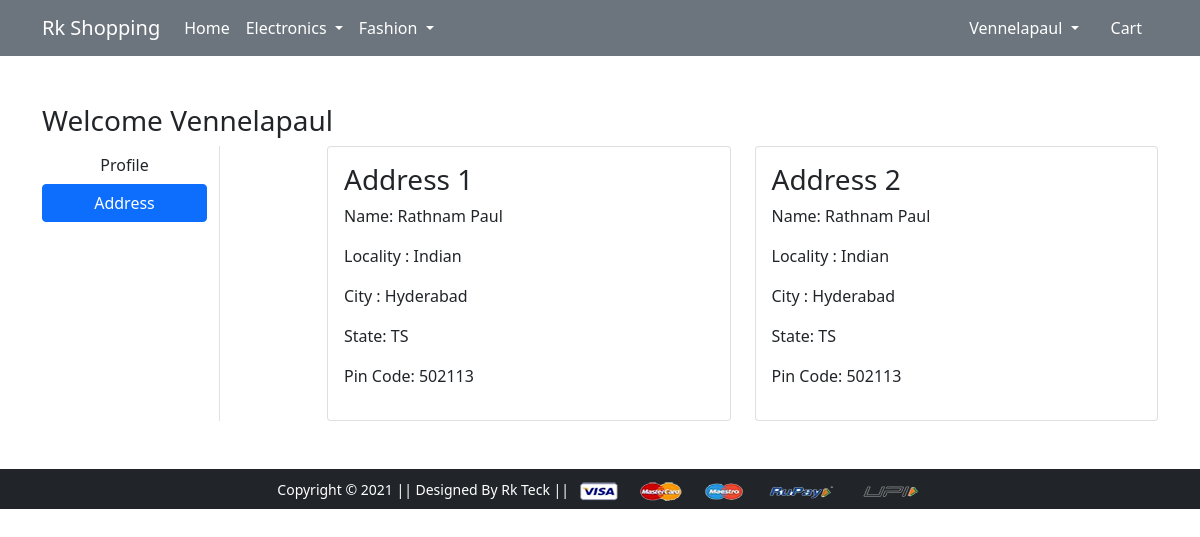
The page /address/ (signed in) on the database its author committed.
### app/models.py (models this page shows, shortened)
class Customer(models.Model):
    user = models.ForeignKey(User, on_delete=models.CASCADE)
    name = models.CharField(max_length=200)
    locality = models.CharField(max_length=200)
    city = models.CharField(max_length=200)
    zipcode = models.IntegerField()
    state = models.CharField(choices=STATE_CHOICES, max_length=220)

### app/views.py (the view)
# urls.py: path('address/', views.address, name='address'),
@login_required
def address(request):
    addr = Customer.objects.filter(user=request.user)
    return render(request,'app/address.html',{'addr':addr, 'active':'btn-primary'})

### app/templates/app/address.html (shortened to what this page needs)
{% extends 'app/base.html' %}
{% load static %}
{% block main-content %}
<div class="container my-5">
 <div class="row">
 <h3>Welcome {{request.user|title}}</h3>
  <div class="col-sm-2 border-end">
   <ul class="list-unstyled">
    <li class="d-grid"><a href="{% url 'profile' %}" class="btn ">Profile</a></li>
    <li class="d-grid"><a href="{% url 'address' %}" class="btn {{active}}">Address</a></li>
   </ul>
  </div>
  <div class="col-sm-9 offset-sm-1">
    <div class="row">
      {% for ad in addr %}
    <div class="col-sm-6">
     <div class="card">
      <div class="card-body">
       <h3>Address {{forloop.counter}}</h3>
       <p>Name: {{ad.name}}</p>
       <p>Locality : {{ad.locality}}</p>
       <p>City : {{ad.city}}</p>
       <p>State: {{ad.state}}</p>
       <p>Pin Code: {{ad.zipcode}}</p>
      </div>
     </div>
    </div>
     {% endfor%}
   </div>
  </div>
 </div>
</div>
{% endblock main-content %}

### app/templates/app/base.html (shortened to what this page needs)
<!doctype html>
{% load static %}
<html lang="en">
  <head>
    <link href="https://cdn.jsdelivr.net/npm/bootstrap@5.0.0-beta1/dist/css/bootstrap.min.css" rel="stylesheet">
    <link rel="stylesheet" href="{% static 'app/css/owl.carousel.min.css' %}">
    <link rel="stylesheet" href="{% static 'app/css/all.min.css' %}">
    <link rel="stylesheet" href="{% static 'app/css/style.css' %}">
  </head>
  <body>
    <nav class="navbar navbar-expand-lg navbar-dark bg-secondary">
     <div class="container">
       <a class="navbar-brand" href="/">Rk Shopping</a>
       <div class="collapse navbar-collapse" id="navbarSupportedContent">
         <ul class="navbar-nav me-auto mb-2 mb-lg-0">
           <li class="nav-item">
             <a class="nav-link active" aria-current="page" href="/">Home</a>
           </li>
           <li class="nav-item dropdown">
             <a class="nav-link dropdown-toggle text-white" href="#" id="electronicsDropdown" role="button" data-bs-toggle="dropdown" aria-expanded="false">
               Electronics
             </a>
           </li>
           <li class="nav-item dropdown">
             <a class="nav-link dropdown-toggle text-white" href="#" id="fashionDropdown" role="button" data-bs-toggle="dropdown" aria-expanded="false">
               Fashion
             </a>
           </li>
         </ul>
         <div>
          <ul class="navbar-nav me-auto mb-2 mb-lg-0">
          {% if request.user.is_authenticated %}
           <li class="nav-item dropdown mx-2">
              <a class="nav-link dropdown-toggle text-white" href="#" id="profileDropdown" role="button" data-bs-toggle="dropdown" aria-expanded="false">
                {{request.user.username|title}}
              </a>
            </li>
            <li class="nav-item mx-2">
             <a href="{% url 'showcart' %}" class="nav-link text-white"> Cart </a>
            </li>
            {% endif %}
          </ul>
         </div>
       </div>
     </div>
    </nav>
    {% block main-content %} {% endblock main-content %}
    <footer class="container-fluid bg-dark text-center p-2 mt-5">
        <small class="text-white">Copyright &copy; 2021 || Designed By Rk Teck || </small>
        <img src="{% static 'app/images/payment.png' %}" alt="" srcset="" class="img-fluid" height="2px">
    </footer>
  </body>
</html>

### rows shown on the page
Customer: name "Rathnam Paul", locality "Indian", city "Hyderabad", state "TS", zipcode "502113"
Customer: name "Rathnam Paul", locality "Indian", city "Hyderabad", state "TS", zipcode "502113"

### other values the page prints
{{ request.user.username|title }} "Vennelapaul"
{{ request.user|title }} "Vennelapaul"
